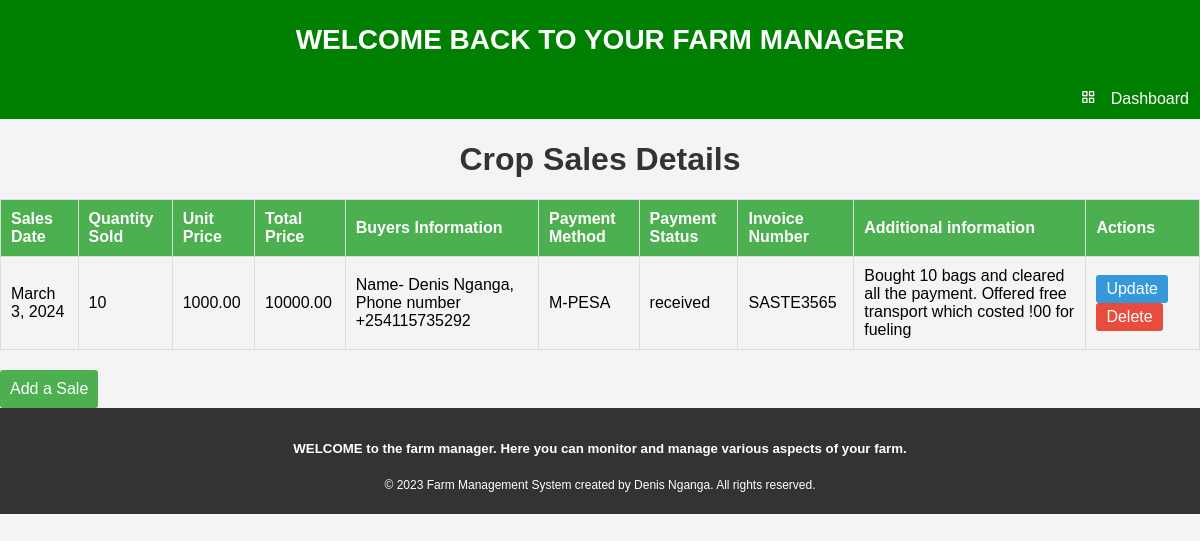
The app's page /show_cropsales/2/ with its own data.
### homepage/models.py (models this page shows, shortened)
class Crop_sales(models.Model):
    crops=models.ForeignKey(Crops,on_delete=models.CASCADE)
    Sale_date=models.DateField(help_text='m/d/y')
    Quantity_sold=models.CharField(max_length=20)
    Unit_price=models.DecimalField(max_digits=10,decimal_places=2,default=0)
    Total_price=models.DecimalField(max_digits=10,decimal_places=2,default=0,editable=False)
    Buyer_information=models.TextField()
    Payment_method=models.CharField(max_length=20)
    Payment_status=models.CharField(max_length=20, choices=[('pending', 'Pending'), ('received', 'Received')])
    Invoice_number=models.CharField(max_length=20)
    Additional_notes=models.TextField(blank=True)

### homepage/views.py (the view)
# urls.py: path('show_cropsales/<int:Cid>/', Show_crop_sales, name="show-cropsales"),
def Show_crop_sales(request,Cid):
    crops=get_object_or_404(Crops,Cid=Cid)
    sales=Crop_sales.objects.filter(crops=crops)
    return render(request,"homepage/showcropsales.html",{'crops':crops,'sales':sales})

### homepage/templates/homepage/showcropsales.html (shortened to what this page needs)
{%extends 'homepage/base.html' %} {% block content %}
<head>
</head>
<body>
  <h1>Crop Sales Details</h1>
  <table>
    <thead>
      <tr>
        <th>Sales Date</th>
        <th>Quantity Sold</th>
        <th>Unit Price</th>
        <th>Total Price</th>
        <th>Buyers Information</th>
        <th>Payment Method</th>
        <th>Payment Status</th>
        <th>Invoice Number</th>
        <th>Additional information</th>
        <th>Actions</th>
      </tr>
    </thead>
    <tbody>
      {% for sale in sales %}
      <tr>
        <td>{{ sale.Sale_date }}</td>
        <td>{{ sale.Quantity_sold }}</td>
        <td>{{ sale.Unit_price}}</td>
        <td>{{ sale.Total_price }}</td>
        <td>{{ sale.Buyer_information }}</td>
        <td>{{ sale.Payment_method }}</td>
        <td>{{ sale.Payment_status }}</td>
        <td>{{ sale.Invoice_number }}</td>
        <td>{{ sale.Additional_notes }}</td>
        <td>
          <a href="{%url 'homepage:update-cropsales' Cid=crops.Cid Sale_date=sale.Sale_date|date:'Y-m-d' %}"class="update-link">Update</a>
          <a href="{%url 'homepage:delete-cropsales' Cid=crops.Cid Sale_date=sale.Sale_date|date:'Y-m-d' %}"class="delete-link">Delete</a >
        </td>
      </tr>
      {% endfor %}
    </tbody>
  </table>
  <a
    href="{% url 'homepage:add-cropsales' Cid=crops.Cid %}"
    class="add-button">Add a Sale</a>
</body>
{%endblock%}

### homepage/templates/homepage/showcropsales.html (style rules this page uses)
body { font-family: Arial, sans-serif; background-color: #f4f4f4; margin: 0; padding: 0; }
h1 { color: #333; text-align: center; }
table { width: 100%; border-collapse: collapse; margin-top: 20px; }
th, td { border: 1px solid #ddd; padding: 10px; text-align: left; }
th { background-color: #4caf50; color: white; }
.update-link, .delete-link { display: inline-block; padding: 5px 10px; text-decoration: none; color: #fff; border-radius: 3px; margin-right: 5px; }
.update-link { background-color: #3498db; }
.delete-link { background-color: #e74c3c; }
.add-button { display: inline-block; padding: 10px; background-color: #4caf50; color: white; text-decoration: none; border-radius: 3px; margin-top: 20px; }

### records on screen
Crop_sales: Sale_date "March 3, 2024", Quantity_sold "10", Unit_price "1000.00", Total_price "10000.00", Buyer_information "Name- Denis Nganga, Phone number +254115735292", Payment_method "M-PESA", Payment_status "received", Invoice_number "SASTE3565", Additional_notes "Bought 10 bags and cleared all the payment. Offered free transport which costed !00 for fueling"
